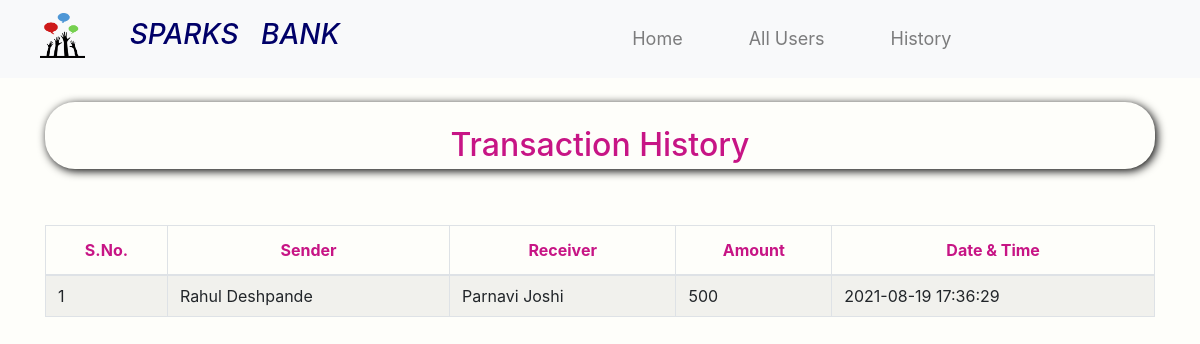
/transaction_history.php, run on the app's committed database.
### tables this page shows
CREATE TABLE `transaction` (
  `sno` int(11) NOT NULL,
  `sender` varchar(50) NOT NULL,
  `receiver` varchar(50) NOT NULL,
  `balance` int(11) NOT NULL,
  `datetime` datetime NOT NULL DEFAULT current_timestamp()
);

### transaction_history.php (the view, shortened to what this page needs)
<!DOCTYPE html>
<html lang="en">
<head>
    <link rel="stylesheet" href="https://stackpath.bootstrapcdn.com/bootstrap/4.5.2/css/bootstrap.min.css">
</head>
<?php
    include 'navbar.php';
?>
<br>
<body style="background-color:#FEFEFA">
<div class="container">
        <h2 class="text-center pt-4" style="background-color:#FEFEFA;border-radius:30px;box-shadow:2px 2px 10px black; padding:5px 5px 5px 5px;">Transaction History</h2>
        <br>
       <br>
       <div class="table-responsive-sm">
    <table class="table table-hover table-striped table-condensed table-bordered">
        <thead style="color:#C71585;background-color:FFFAF0">
            <tr>
                <th class="text-center">S.No.</th>
                <th class="text-center">Sender</th>
                <th class="text-center">Receiver</th>
                <th class="text-center">Amount</th>
                <th class="text-center">Date & Time</th>
            </tr>
        </thead>
        <tbody>
        <?php
            include 'config.php';
            $sql ="select * from transaction";
            $query =mysqli_query($conn, $sql);
            while($rows = mysqli_fetch_assoc($query))
            {
        ?>
            <tr>
            <td class="py-2"><?php echo $rows['sno']; ?></td>
            <td class="py-2"><?php echo $rows['sender']; ?></td>
            <td class="py-2"><?php echo $rows['receiver']; ?></td>
            <td class="py-2"><?php echo $rows['balance']; ?> </td>
            <td class="py-2"><?php echo $rows['datetime']; ?> </td>
        <?php
            }
        ?>
        </tbody>
    </table>
    </div>
</div>
</body>
</html>

### transaction_history.php (style rules this page uses)
h2 { color:#C71585; }

### data on the page
transaction: sno "1", sender "Rahul Deshpande", receiver "Parnavi Joshi", balance "500", datetime "2021-08-19 17:36:29"
